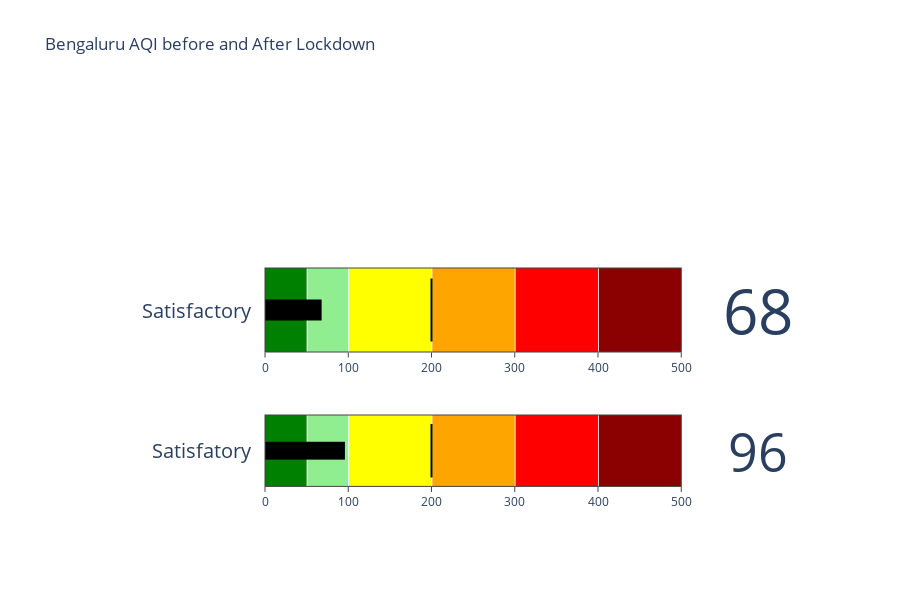

This figure's notebook cell:
### Code cell
gauge(aqi_value_before = 96,aqi_value_after = 68,aqi_bucket_before = 'Satisfatory',aqi_bucket_after = 'Satisfactory',title = 'Bengaluru AQI before and After Lockdown')

### Figure 1 — Plotly figure (JSON) as saved in the notebook; plotly's stock layout.template omitted (floating-point values rounded to 4 significant figures)
{"data": [{"domain": {"x": [0.25, 1], "y": [0.08, 0.25]}, "gauge": {"axis": {"range": [null, 500]}, "bar": {"color": "black"}, "shape": "bullet", "steps": [{"color": "green", "range": [0, 50]}, {"color": "lightgreen", "range": [51, 100]}, {"color": "yellow", "range": [101, 200]}, {"color": "orange", "range": [201, 300]}, {"color": "red", "range": [301, 400]}, {"color": "darkred", "range": [401, 500]}], "threshold": {"line": {"color": "black", "width": 2}, "thickness": 0.75, "value": 200}}, "mode": "number+gauge", "title": {"text": "Satisfatory"}, "type": "indicator", "value": 96}, {"domain": {"x": [0.25, 1], "y": [0.4, 0.6]}, "gauge": {"axis": {"range": [null, 500]}, "bar": {"color": "black"}, "shape": "bullet", "steps": [{"color": "green", "range": [0, 50]}, {"color": "lightgreen", "range": [51, 100]}, {"color": "yellow", "range": [101, 200]}, {"color": "orange", "range": [201, 300]}, {"color": "red", "range": [301, 400]}, {"color": "darkred", "range": [401, 500]}], "threshold": {"line": {"color": "black", "width": 2}, "thickness": 0.75, "value": 200}}, "mode": "number+gauge", "title": {"text": "Satisfactory"}, "type": "indicator", "value": 68}], "layout": {"height": 600, "title": {"text": "Bengaluru AQI before and After Lockdown"}}}
